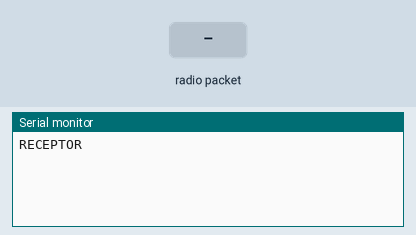
The sketch below on a simulated Arduino Uno, built with avr-gcc and run on an emulated ATmega328P. Parts: the last lines printed to the serial monitor. The inputs (shaded band) are chosen by the test bench. No radio packets arrive unless stated.

Above: at 1.2 s.
1.3 s: radio packet "1" arrives
At 2.0 s:
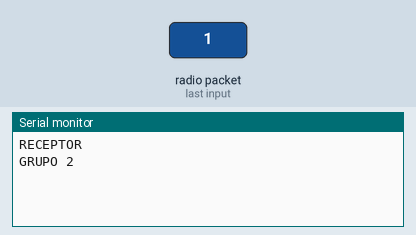
2.8 s: radio packet "0" arrives
At 3.1 s:
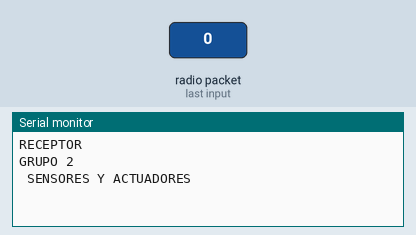

Measured:
- after the input at 1.3 s, the serial monitor: prints a new line at once (image 1)
- after the input at 2.8 s, the serial monitor: prints a new line at once (image 2)

The sketch:

RECEPTOR.ino
```cpp
#include <VirtualWire.h>// INCLUYO LIBRERIA
// CONFIGURACION
void setup()
{

    // Se inicializa el RF
    vw_set_ptt_inverted(true); //
    vw_set_rx_pin(12);  //Pin 2 como entrada del RF
    vw_setup(2000);  // velocidad: Bits per segundo
    Serial.begin(9600);  // CONFIGURO EL MONITOR SERIE
    Serial.println("RECEPTOR");// ENVIO MENSAJE
    vw_rx_start();       // Se inicia como receptor

    //pinMode(13, OUTPUT);    //Configuramos el pin del Led como SALIDA, LED INTEGRADO QUE SE ENCIENDE Y SE APAGA SEGUN EL CARACTER RECIBIDO

    //digitalWrite(13, false);// ESTA APAGADO AL INICIAR LA PROGRAMACION
}
// VARIABLE QUE ALMACENA EL CARACTER RECIBIDO
char dato [1];
void loop()
{  // CONFIGURO EL DATO A RECIBIR
    uint8_t dato [VW_MAX_MESSAGE_LEN];// CONFIGURO EL DATO QUE SE RECIBE PARA SU INTERPRETACION
    uint8_t datoleng=VW_MAX_MESSAGE_LEN;

    //verificamos si hay un dato valido en el RF
    if (vw_get_message(dato,&datoleng))
    {
        if( dato[0]=='1') // SI DATO ES DE VALOR 1
        {
            Serial.println("GRUPO 2");// ENVIO MENSAJE POR MONITOR SERIE
           // digitalWrite(13, HIGH); //Encendemos el Led DEL PIN 13
            delay(500); // SE ENCIENDE POR DOS SEGUNDOS
        }
        if( dato[0]=='0')
        {    Serial.println(" SENSORES Y ACTUADORES");//  SE ENVIA LA PALABRA SENSORES Y ACTUADORES SI EL CARACTER ES OTRO VALOR
             delay(500);// DELAY DE DOS SEGUNDOS
            //digitalWrite(13, LOW); //Apagamos el Led
        }
    }
}
```
